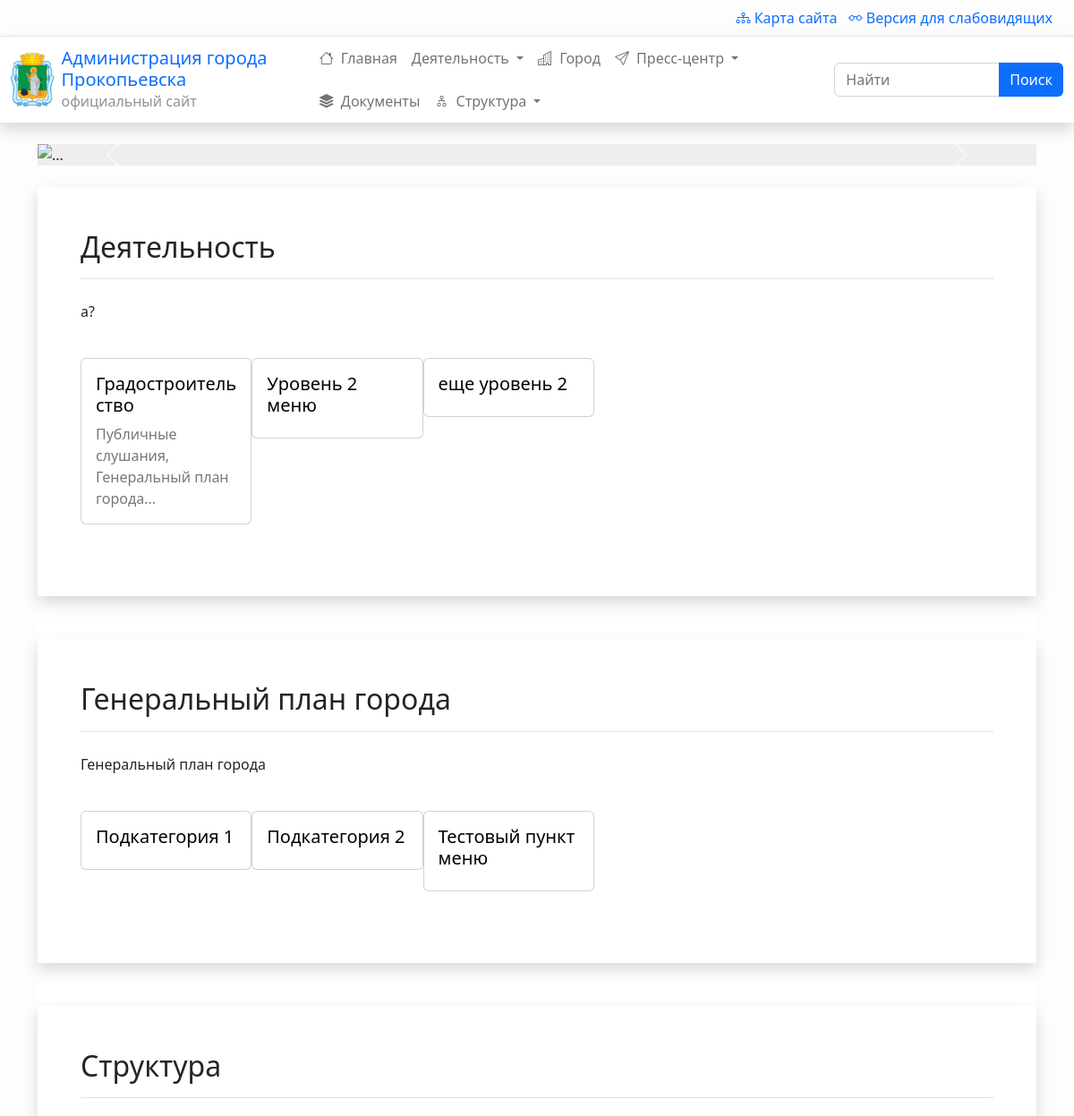
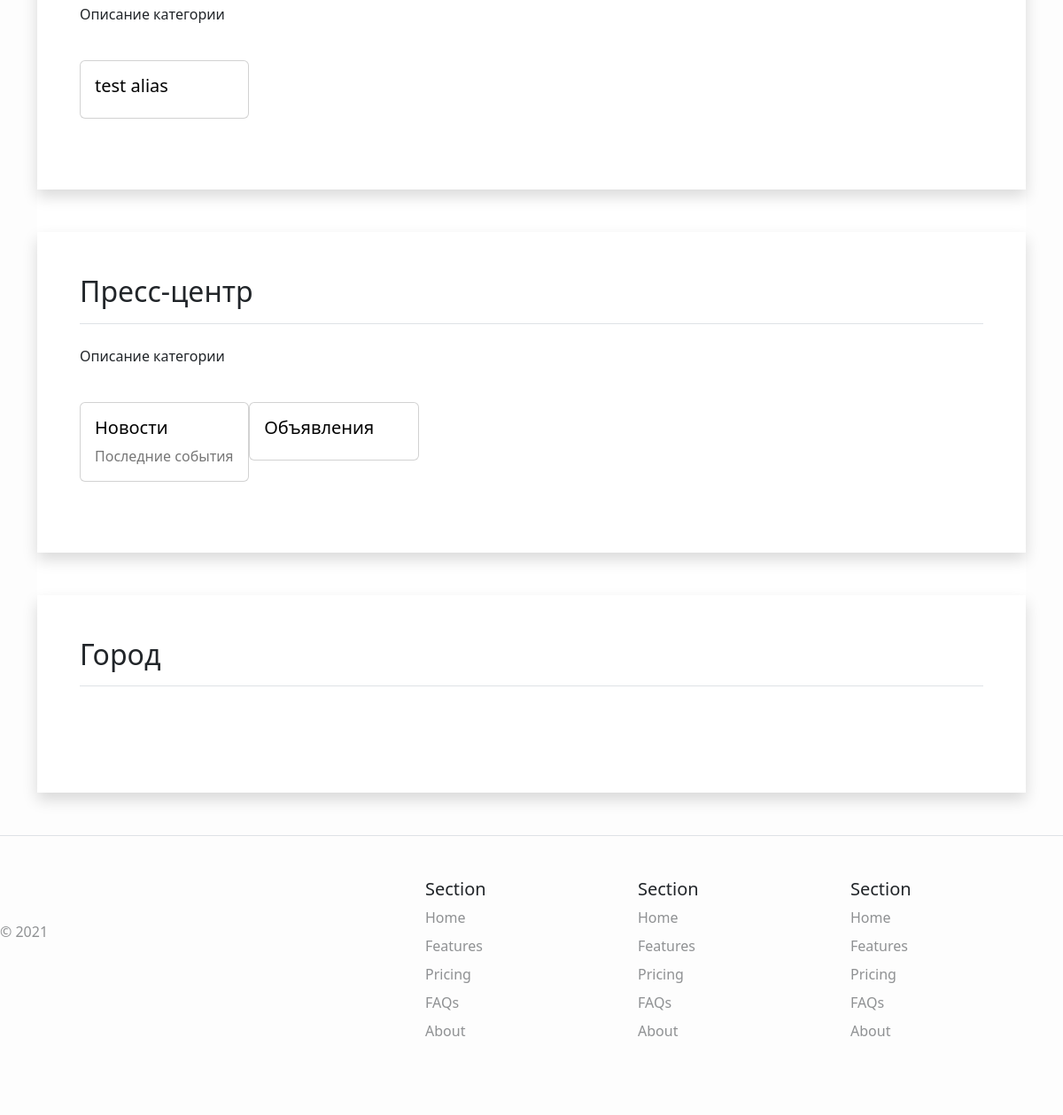
The app's page /, older data (2 pictures, top to bottom).
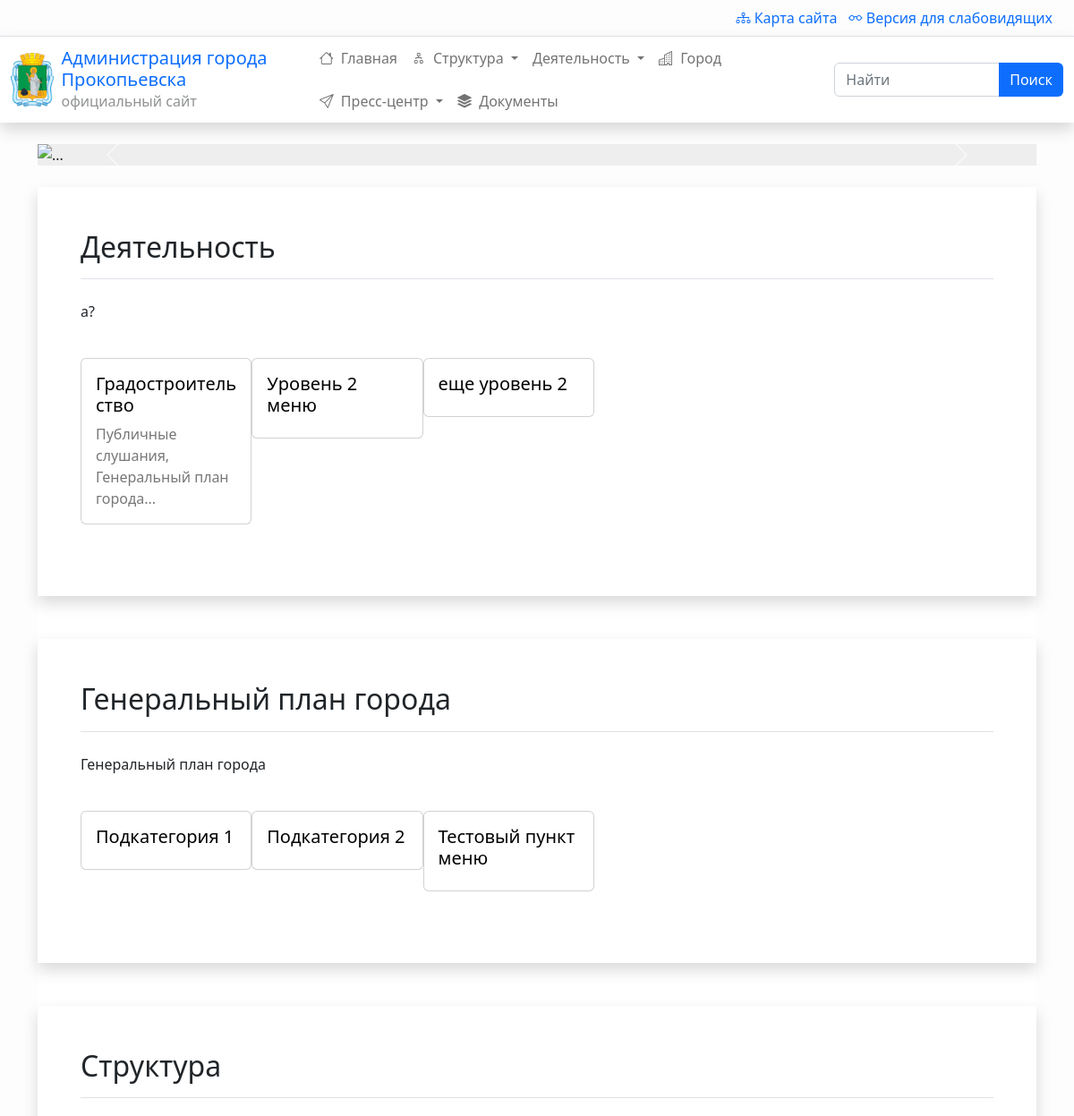
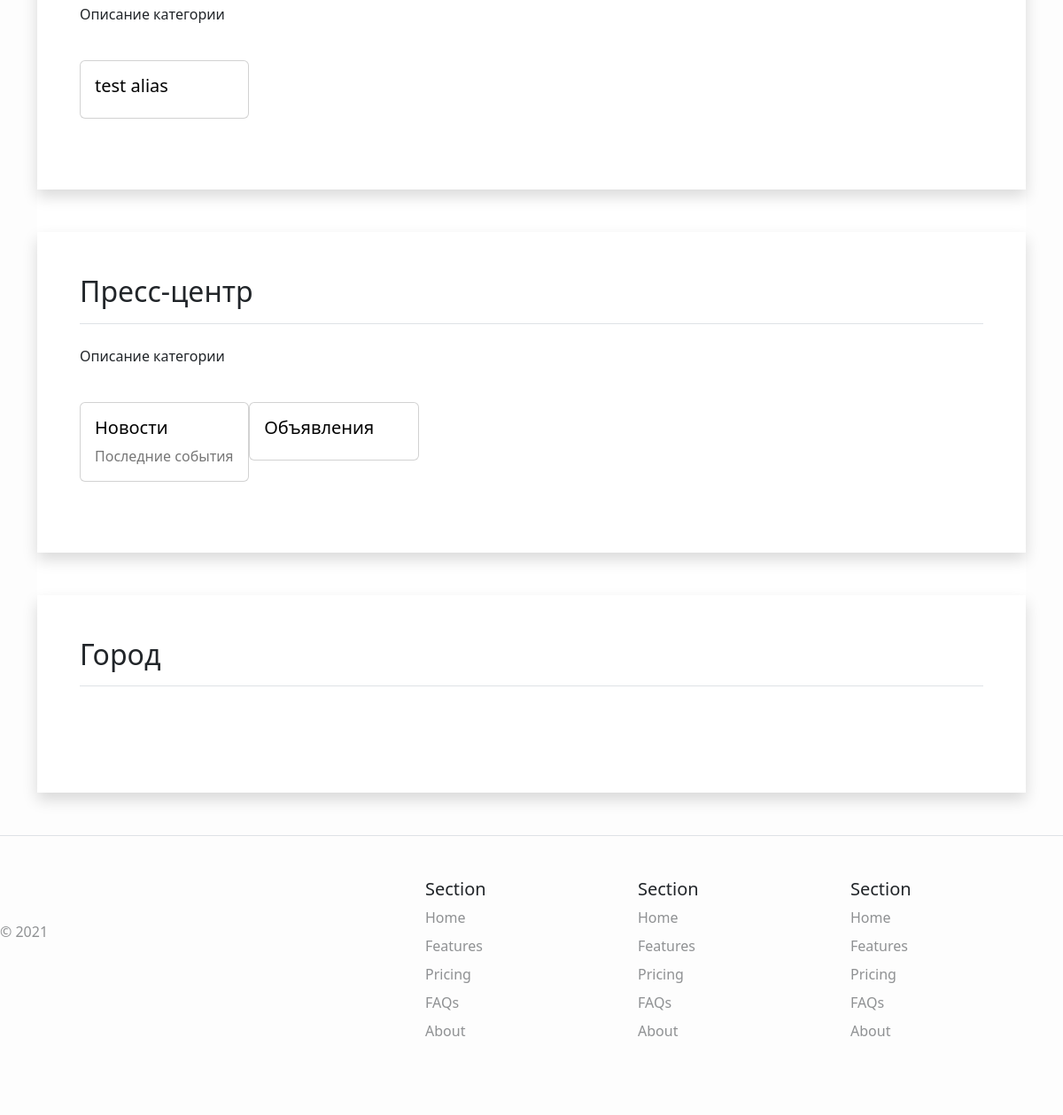
The same page, newer data (2 pictures, top to bottom).
### menus/models.py (models this page shows, shortened)
class Menu(models.Model):
    title = models.CharField(max_length=100, verbose_name="Название")
    alias = models.SlugField(blank=True, unique=True,
                             max_length=100, help_text="Краткое название транслитом через тире (пример: 'kratkoe-nazvanie-translitom'). Чем короче тем лучше. Для автоматического заполнения - оставьте пустым.")
    parent = models.ForeignKey(
        'Menu', on_delete=models.CASCADE, blank=True, null=True, verbose_name="Родитель")
    order = models.PositiveSmallIntegerField(default=0, blank=True, null=True)
    list_order = models.PositiveSmallIntegerField(default=0, blank=True, null=True)
    level = models.PositiveSmallIntegerField(default=1, blank=True, null=True)
    url = models.CharField(max_length=1000, default='', blank=True, null=True)
    is_published = models.BooleanField(default=True, verbose_name="Опубликовано")
    is_fixed = models.BooleanField(default=False, verbose_name="Зафиксировать дочерние пункты меню?",
                                   help_text="Если отмечено - дочерние пункты меню не будут раскрываться, если не отмечено -  будут.")
    icon = models.CharField(max_length=32, default="", blank=True, verbose_name="Иконка", help_text="Необязательно. Названия брать <a href='https://icons.getbootstrap.com/' target='_blank'>отсюда.</a>")
    short_description = models.CharField(max_length=100, blank=True,
        verbose_name="Краткое описание", help_text="Краткое описание содержимого меню")
    description = RichTextUploadingField(verbose_name="Описание", blank=True)
    debug_info = models.TextField(default="", blank=True, null=True)
    def get_subitems(parent=None, maxlevel=None):
        if parent:
            if maxlevel:
                if parent.level >= maxlevel:
                    return None
            items = Menu.objects.filter(parent_id=parent.id, is_published=True)
        else:
            items = Menu.objects.filter(level=1, is_published=True)
        if len(items) == 0:
            return None
        result = []
        for item in items:
            result.append(
                {
                    'item': item,
                    'url': item.url,
                    'subitems': item.get_subitems(maxlevel=maxlevel)
                }
            )
        return result
    class Meta:
        ordering = ['list_order']
        verbose_name = "Меню"
        verbose_name_plural = "Меню"

### app/views.py (the view)
# urls.py: path('', views.main),
def main(request, *args, **kwargs):
    return render(request, 'app/base.html', {})

### menus/templatetags/render_menu.py (called while the page is built)
@register.inclusion_tag('menus/render_menu.html')
def render_menu(parent=None):
    context = {}
    page = Menu.objects.get(alias = parent)
    menus = Menu.objects.filter(parent_id = page.id)
    context['from_module'] = True
    context['page'] = page
    context['menus'] = menus
    return context

### menus/templatetags/render_menubar.py (called while the page is built)
@register.inclusion_tag('menus/menubar.html')
def render_menubar(maxlevel=2):
    context = {}
    context['menu_tree'] = Menu.get_subitems(parent=None, maxlevel=maxlevel)
    return context

### app/templates/app/base.html (shortened to what this page needs)
{% load static %}
{% load render_menu %}
{% load render_grid %}
<!doctype html>
<html lang="en">
<head>
  <link href="{% static 'app/css/bootstrap.min.css' %}" rel="stylesheet">
  <link href="{% static 'app/css/bootstrap.megamenu.css' %}" rel="stylesheet">
  <link href="{% static 'app/css/bootstrap-icons.css' %}" rel="stylesheet">
  <link href="{% static 'app/css/magnific-popup.css' %}" rel="stylesheet">
  <link href="{% static 'app/css/custom.css' %}" rel="stylesheet">
</head>
<body>
  {% include 'app/header.html' %}
  <div id="top">
    {% block top %}
    <div class="container py-4">
      <div id="carouselExampleControls" class="carousel slide " data-bs-ride="carousel">
        <div class="carousel-inner">
          <div class="carousel-item active">
            <img src="..." class="d-block w-100" alt="..." style="background-color:#eee">
          </div>
        </div>
        <button class="carousel-control-prev" type="button" data-bs-target="#carouselExampleControls"
          data-bs-slide="prev">
          <span class="carousel-control-prev-icon" aria-hidden="true"></span>
        </button>
        <button class="carousel-control-next" type="button" data-bs-target="#carouselExampleControls"
          data-bs-slide="next">
          <span class="carousel-control-next-icon" aria-hidden="true"></span>
        </button>
      </div>
    </div>
    {% endblock top %}
  </div>
  <div id="component">
    <div class="container">
      <div id="content" >
        {% block component %}
        {% render_menu 'activity' %}
        {% render_menu 'plan-goroda'%}
        {% render_menu 'structure' %}
        {% render_menu 'press' %}
        {% render_menu 'gorod' %}
        {% endblock component %}
      </div>
    </div>
  </div>
  {% include 'app/footer.html' %}
</body>
</html>

### app/templates/app/header.html (shortened to what this page needs)
{% load static %}
{% load render_menubar %}
<header>
    <div id="topmenu-bar">
        <div class="text-end py-2 me-4">
            <ul class="list-inline mb-0 text-decoration-none">
                <li class="list-inline-item"><a href="/sitemap/"><i class="bi bi-diagram-3"></i> Карта сайта</a></li>
                <li class="list-inline-item"><a href=""><i class="bi bi-eyeglasses"></i> Версия для слабовидящих</a></li>
            </ul>
        </div>
    </div>
    <div id="mainmenu-bar">
        <nav class="navbar navbar-expand-lg navbar-light bg-white navbar-light py-0 border-top shadow">
            <div class="container-fluid">
                <div class="logo-area d-flex flex-nowrap ">
                    <div class="logo d-flex text-center text-md-start">
                        <a href="/"
                            class="d-flex align-items-center mb-3 mb-md-0 me-md-auto text-dark text-decoration-none">
                            <img style="" src="{% static 'app/img/gerb-prk-small.png' %}">
                            <div class="logo-text">
                                <span class="d-flex text-primary ms-2 fs-5">Администрация города Прокопьевска</span>
                                <span class="d-flex text-muted ms-2 fs-6">официальный сайт</span>
                            </div>
                        </a>
                    </div>
                </div>
                <div class="collapse navbar-collapse" id="navbar-content">
                    {% render_menubar maxlevel=3 %}
                    <form class="d-flex ms-auto">
                        <div class="input-group">
                            <input class="form-control border-1 mr-2" type="search" placeholder="Найти" aria-label="Поиск">
                            <button class="btn btn-primary border-0" type="submit">Поиск</button>
                        </div>
                    </form>
                </div>
            </div>
        </nav>
    </div>
</header>

### menus/templates/menus/menubar.html (shortened to what this page needs)
{% if menu_tree|length > 0 %}
<ul class="navbar-nav d-flex flex-wrap mr-auto mb-2 mb-lg-0 ms-auto">
    {% for level_1 in menu_tree %}
    <li class="nav-item
        {% if level_1.subitems != None %}
            dropdown
        {% endif %}
    ">
        {% if level_1.subitems != None %}
        <a class="nav-link dropdown-toggle" data-bs-auto-close="outside" aria-expanded="false" href="{{level_1.url}}">
        {% else %}
        <a class="nav-link" aria-current="page" href="{{level_1.url}}">
        {% endif %}
            {% if level_1.item.icon %}
            <i class="bi bi-{{level_1.item.icon}}"></i>
            {% endif %}
            {{level_1.item.title }}
        </a>
    </li>
    {% endfor %}
</ul>
{% endif%}

### menus/templates/menus/render_menu.html
{% include 'menus/menus.html' %}

### menus/templates/menus/menus.html (shortened to what this page needs)
  <div class="shadow p-5 mb-5">
    <h2 id="content-title" class="border-bottom mb-4 pb-3">{{ page.title }}</h2>
    <div class="row g-0 mb-3">
      <div class="col-md-9 me-3">
        {% if contents %}
        {% include 'content/page_content.html' %}
        {% else %}
        {% include 'menus/menu_blocks.html' %}
        {% endif %}
      </div>
    </div>
  </div>

### menus/templates/menus/menu_blocks.html
<div class="page-description">
  {{ page.description|safe }}
</div>
<div class="row row-cols-1 row-cols-md-4 g-4 my-3">
  {% for menu in menus %}
  <div class="col">
    <div class="card" class="hover-shadow">
      <a href="{{ menu.url}}">
        <div class="card-body">
          <h5 class="card-title">{{ menu.title }}</h5>
          <p class="card-text">{{ menu.short_description}}</p>
        </div>
      </a>
    </div>
  </div>
  {% endfor %}
</div>

### app/templates/app/footer.html
<div class+"container">
    <footer class="row row-cols-5 py-5 my-5 border-top">
        <div class="col">
        <a href="/" class="d-flex align-items-center mb-3 link-dark text-decoration-none">
            <svg class="bi me-2" width="40" height="32"><use xlink:href="#bootstrap"></use></svg>
        </a>
        <p class="text-muted">© 2021</p>
        </div>
        <div class="col">
        </div>
        <div class="col">
        <h5>Section</h5>
        <ul class="nav flex-column">
            <li class="nav-item mb-2"><a href="#" class="nav-link p-0 text-muted">Home</a></li>
            <li class="nav-item mb-2"><a href="#" class="nav-link p-0 text-muted">Features</a></li>
            <li class="nav-item mb-2"><a href="#" class="nav-link p-0 text-muted">Pricing</a></li>
            <li class="nav-item mb-2"><a href="#" class="nav-link p-0 text-muted">FAQs</a></li>
            <li class="nav-item mb-2"><a href="#" class="nav-link p-0 text-muted">About</a></li>
        </ul>
        </div>
        <div class="col">
        <h5>Section</h5>
        <ul class="nav flex-column">
            <li class="nav-item mb-2"><a href="#" class="nav-link p-0 text-muted">Home</a></li>
            <li class="nav-item mb-2"><a href="#" class="nav-link p-0 text-muted">Features</a></li>
            <li class="nav-item mb-2"><a href="#" class="nav-link p-0 text-muted">Pricing</a></li>
            <li class="nav-item mb-2"><a href="#" class="nav-link p-0 text-muted">FAQs</a></li>
            <li class="nav-item mb-2"><a href="#" class="nav-link p-0 text-muted">About</a></li>
        </ul>
        </div>
        <div class="col">
        <h5>Section</h5>
        <ul class="nav flex-column">
            <li class="nav-item mb-2"><a href="#" class="nav-link p-0 text-muted">Home</a></li>
            <li class="nav-item mb-2"><a href="#" class="nav-link p-0 text-muted">Features</a></li>
            <li class="nav-item mb-2"><a href="#" class="nav-link p-0 text-muted">Pricing</a></li>
            <li class="nav-item mb-2"><a href="#" class="nav-link p-0 text-muted">FAQs</a></li>
            <li class="nav-item mb-2"><a href="#" class="nav-link p-0 text-muted">About</a></li>
        </ul>
        </div>
    </footer>
</div>

### app/static/app/css/custom.css (style rules this page uses)
body { background: #fdfdfd; }
#topmenu-bar a { text-decoration: none; }
#mainmenu-bar { z-index:1000; }
#content { background-color: #fff; }
img { border-color: #dfdfdf; }
#content .card a { text-decoration:none; color:#000; }
#content .card-text { color: #777; }
header .navbar-nav { line-height: 2rem; }
header .navbar-nav .nav-item a { white-space: nowrap; }
header .navbar-nav .nav-item a i { margin-right: 4px; }
.row { --bs-gutter-x: 0; }
.logo { height: 80px; }
.logo img { height: 60px; }
.logo .logo-text { line-height: 1.5rem; }
.text-muted { --bs-text-opacity: 1; color: rgba(var(--bs-body-color-rgb),.50) !important; }

Row changes from the older to the newer data that the page shows:
changed Menu "Структура": moves up the list
